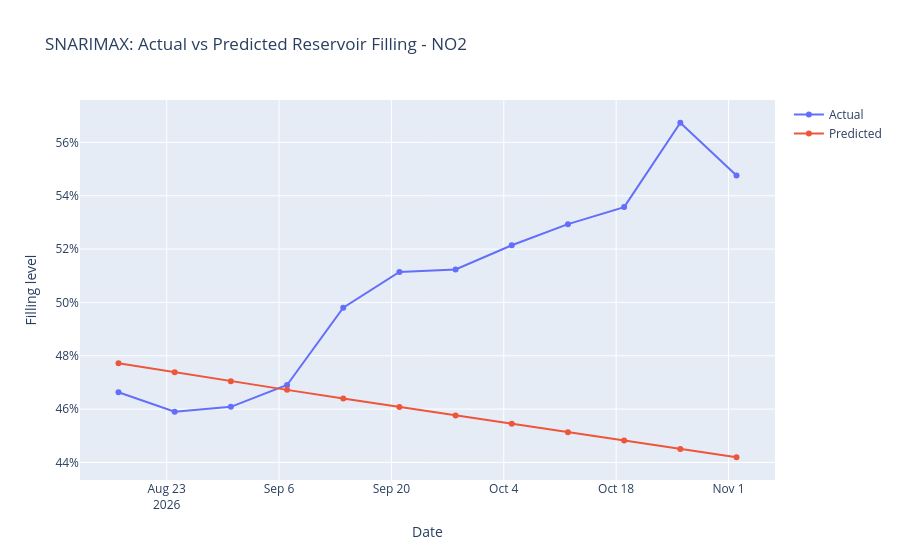

Notebook source saved alongside this figure:
### Code cell
fig = go.Figure()

fig.add_trace(go.Scatter(
    x=forecast_test["Date"],
    y=forecast_test["Actual filling level"],
    mode="lines+markers",
    name="Actual"
))

fig.add_trace(go.Scatter(
    x=forecast_test["Date"],
    y=forecast_test["Predicted filling level"],
    mode="lines+markers",
    name="Predicted"
))

fig.update_layout(
    title="SNARIMAX: Actual vs Predicted Reservoir Filling - NO2",
    xaxis_title="Date",
    yaxis_title="Filling level",
    yaxis_tickformat=".0%"
)

fig.show()

### Figure 1 — Plotly figure (JSON) as saved in the notebook; plotly's stock layout.template omitted (floating-point values rounded to 4 significant figures)
{"data": [{"mode": "lines+markers", "name": "Actual", "type": "scatter", "x": ["2026-08-17T00:00:00.000000", "2026-08-24T00:00:00.000000", "2026-08-31T00:00:00.000000", "2026-09-07T00:00:00.000000", "2026-09-14T00:00:00.000000", "2026-09-21T00:00:00.000000", "2026-09-28T00:00:00.000000", "2026-10-05T00:00:00.000000", "2026-10-12T00:00:00.000000", "2026-10-19T00:00:00.000000", "2026-10-26T00:00:00.000000", "2026-11-02T00:00:00.000000"], "y": [0.4663, 0.459, 0.4609, 0.469, 0.498, 0.5115, 0.5124, 0.5214, 0.5293, 0.5357, 0.5674, 0.5475]}, {"mode": "lines+markers", "name": "Predicted", "type": "scatter", "x": ["2026-08-17T00:00:00.000000", "2026-08-24T00:00:00.000000", "2026-08-31T00:00:00.000000", "2026-09-07T00:00:00.000000", "2026-09-14T00:00:00.000000", "2026-09-21T00:00:00.000000", "2026-09-28T00:00:00.000000", "2026-10-05T00:00:00.000000", "2026-10-12T00:00:00.000000", "2026-10-19T00:00:00.000000", "2026-10-26T00:00:00.000000", "2026-11-02T00:00:00.000000"], "y": [0.4772, 0.4738, 0.4705, 0.4672, 0.464, 0.4608, 0.4576, 0.4545, 0.4514, 0.4482, 0.4451, 0.442]}], "layout": {"title": {"text": "SNARIMAX: Actual vs Predicted Reservoir Filling - NO2"}, "xaxis": {"title": {"text": "Date"}}, "yaxis": {"tickformat": ".0%", "title": {"text": "Filling level"}}}}
